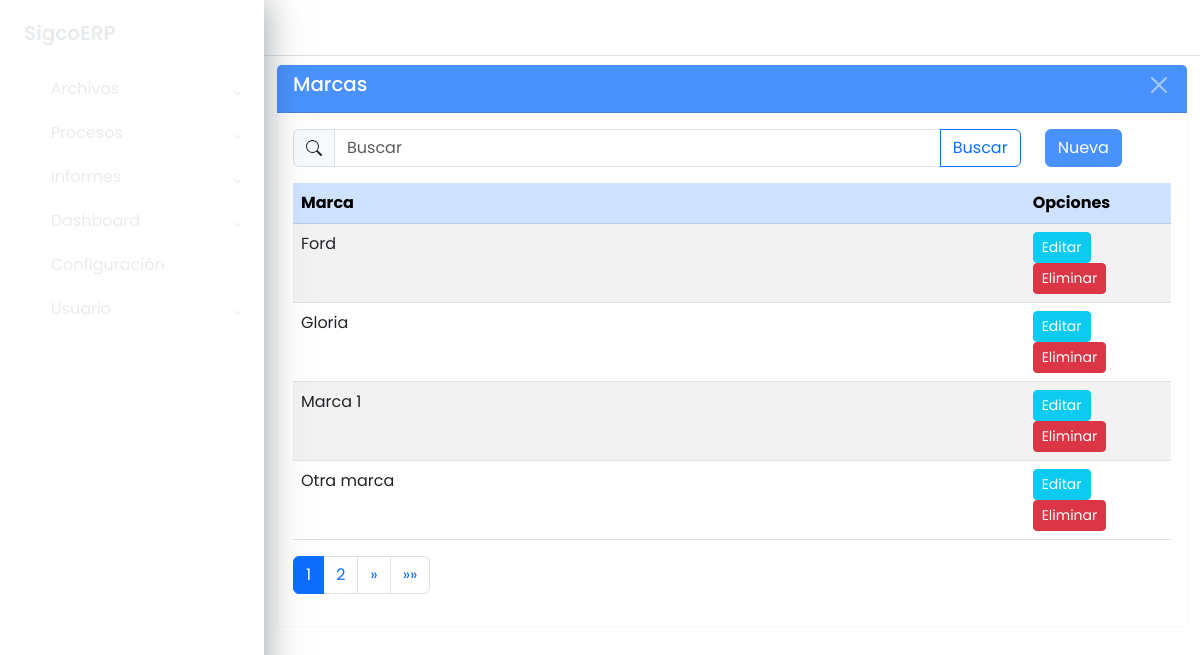
Screenshot of /maestros/marca/listar/ with the database file from the repository.
### apps/maestros/models/models_base.py (models this page shows, shortened)
class Marca(ModeloBaseGenerico):
	id_marca = models.AutoField(primary_key=True)
	nombre_marca = models.CharField("Marca", max_length=40, null=True,
									blank=True)
	class Meta:
		db_table = 'sgc_marca'
		verbose_name = ('Marca')
		verbose_name_plural = ('Marcas')
		ordering = ['nombre_marca']

### apps/maestros/views/marca_views.py (the view)
class MarcaListView(GenericListView):
	model = modelo
	context_object_name = 'datos'
	template_name = f"maestros/{url_list}.html"
	cadena_filtro = "Q(nombre_marca__icontains=text)"
	extra_context = {
		"titulo": model._meta.verbose_name_plural,
		"url_inicio": url_home,
		"url_create": url_create,
		"url_update": url_update,
		"url_delete": url_delete
	}

### apps/maestros/views/cruds_views_generics.py (called while the page is built)
    def get_queryset(self):
        queryset = super().get_queryset()
        text = self.request.GET.get('buscar', '')
        if text and self.cadena_filtro:
            queryset = queryset.filter(eval(self.cadena_filtro))
        return queryset

    def get_context_data(self, **kwargs):
        context = super().get_context_data(**kwargs)
        context["buscar"] = self.request.GET.get('buscar', '')
        return context

### apps/maestros/templates/maestros/marca_list.html (shortened to what this page needs)
{% extends 'base.html' %}
{% block main %}
	<div class="wrapper">
		{% block sidebar %}
			{% include 'sidebar.html' %}
		{% endblock sidebar %}
		{% block maincomponent %}
			<div class="main">
				{% block buttonsidebartoggle %}
					{% include 'buttonsidebartoggle.html' %}
				{% endblock buttonsidebartoggle %}
				{% block principalcomponent %}
					<div class="container-fluid">
						<div class="card border-light mb-3 mt-2">
							<div class="card-header text-white bg-primary opacity-75 d-flex
									justify-content-between">
								<h3>{{ titulo }}</h3>
								<button type="button" class="btn-close btn-close-white"
									aria-label="Close"
									onclick="window.location.href='{% url url_inicio %}'">
								</button>
							</div>
							<div class="card-body">
								<div class="row">
									<div class="col col-10">
										<form method="get">
											<div class="input-group flex-nowrap">
												<span class="input-group-text">
												</span>
												<input type="text" class="form-control" name="buscar"
													value="{{ buscar }}" placeholder="Buscar"
													autocomplete="off">
												<button class="btn btn-outline-primary">
													Buscar
												</button>
											</div>
										</form>
									</div>
									<div class="col col-2">
										<a href="{% url url_create %}"
												class="btn btn-primary opacity-75">
											Nueva
										</a>
									</div>
								</div>
								<div class="table-responsive mt-3">
									<table class="table table-striped">
										<thead class="table-primary">
											<tr>
												<th class="col-10">Marca</th>
												<th class="col-2">Opciones</th>
											</tr>
										</thead>
										<tbody>
											{% for dato in datos %}
												<tr>
													<td>{{ dato.nombre_marca }}</td>
													<td>
														<a href="{% url url_update dato.pk %}"
																class="btn btn-info text-white btn-sm">
															Editar
														</a>
														<a href="{% url url_delete dato.pk %}"
																class="btn btn-danger text-white btn-sm">
															Eliminar
														</a>
													</td>
												</tr>
											{% endfor %}
										</tbody>
									</table>
									{% block paginador %}
										{% include 'paginador.html' %}
									{% endblock %}
								</div>
							</div>
						</div>
					</div>
				{% endblock principalcomponent %}
			</div>
		{% endblock maincomponent %}
	</div>
{% endblock main %}

### static/css/style.css (style rules this page uses)
body { font-family: 'Poppins', sans-serif; margin: 0; background-image: url("../img/background-image.jpg"); background-repeat: no-repeat; background-position: center bottom; background-size: cover; }
h3 { font-size: 1.2375rem; color: #FFF; }
.wrapper { align-items: stretch; display: flex; width: 100%; }
.main { display: flex; flex-direction: column; min-height: 100vh; width: 100%; overflow: hidden; transition: all 0.35s ease-in-out; }

### rows the page displays
Marca: nombre_marca "Ford"
Marca: nombre_marca "Gloria"
Marca: nombre_marca "Marca 1"
Marca: nombre_marca "Otra marca"

### other values shown
{{ titulo }} "Marcas"
{{ i }} "1" "2"
